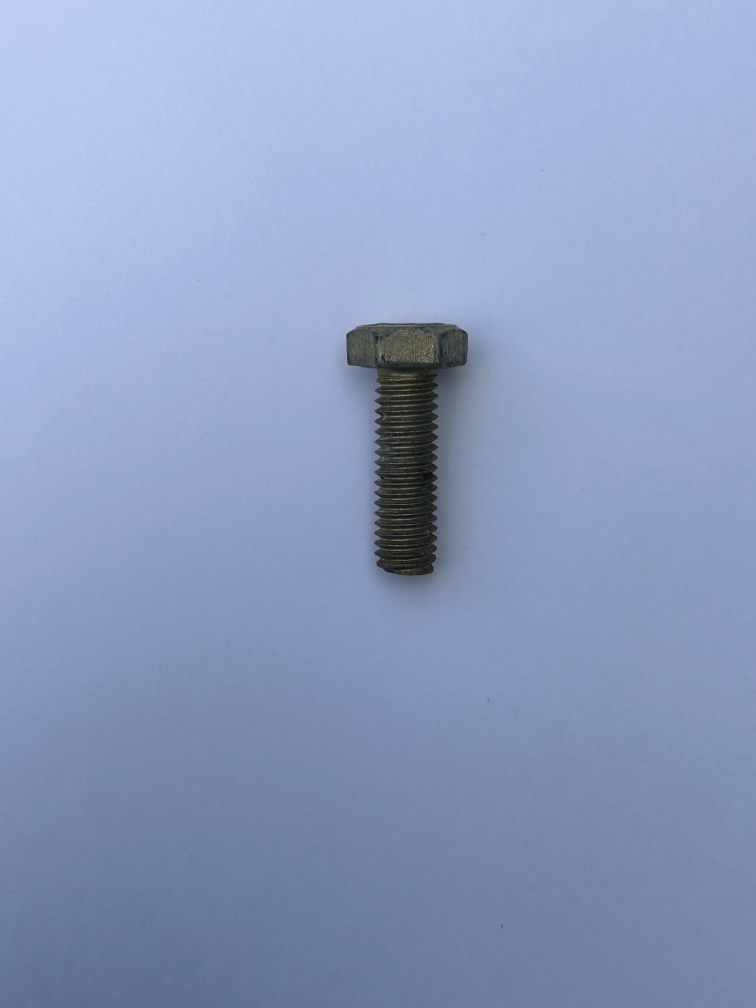
#> input picture dataset_mix/IMG_5926.jpg, 3024 x 4032 px (shown at 1/4 size)
$ python -i clasificar_una.py   (imports and definitions only)
#> lines starting #> are read from the running program, lines starting #| are printed output that depends on the picture; after the words box and inside, x2 and y2 are one past the last pixel; in counts of white or black regions, pixels touching at a corner belong together
#!/usr/bin/env python3
# -*- coding: utf-8 -*-
"""
Clasificación de UNA imagen usando el bundle entrenado:
- Carga kmeans_bundle.joblib (scaler, pca, kmeans)
- Extrae features (Hu + LBP + HSV) exactamente igual
- Predice cluster y, si existe, muestra etiqueta de cluster_to_class.json
- Guarda una máscara debug_* para verificar segmentación
Uso:
  python clasificar_una.py ruta/a/imagen.jpg
"""

import os, sys, json
import numpy as np
import cv2
from joblib import load
from skimage.feature import local_binary_pattern

# --- mismos parámetros que el entrenamiento ---
IMG_SIZE = (256, 256)
LBP_P, LBP_R, LBP_METHOD = 8, 1, "uniform"
HSV_BINS = 16

BUNDLE  = "kmeans_bundle.joblib"
MAPJSON = "cluster_to_class.json"


def preprocess_mask(gray):
    gray_eq = cv2.equalizeHist(gray)
    blur = cv2.GaussianBlur(gray_eq, (5,5), 0)
    _, th = cv2.threshold(blur, 0, 1, cv2.THRESH_BINARY_INV + cv2.THRESH_OTSU)
    th = th.astype(np.uint8)
    th = cv2.morphologyEx(th, cv2.MORPH_OPEN,  np.ones((3,3), np.uint8), iterations=1)
    th = cv2.morphologyEx(th, cv2.MORPH_CLOSE, np.ones((5,5), np.uint8), iterations=1)
    cnts, _ = cv2.findContours(th, cv2.RETR_EXTERNAL, cv2.CHAIN_APPROX_SIMPLE)
    if not cnts:
        return th
    mask = np.zeros_like(th)
    c = max(cnts, key=cv2.contourArea)
    cv2.drawContours(mask, [c], -1, 1, thickness=-1)
    return mask


def hu_moments_from_mask(mask):
    m = cv2.moments(mask.astype(np.uint8))
    hu = cv2.HuMoments(m).flatten()
    hu = -np.sign(hu) * np.log10(np.abs(hu) + 1e-12)
    return hu.astype(np.float32)


def lbp_hist(gray):
    lbp = local_binary_pattern(gray, P=LBP_P, R=LBP_R, method=LBP_METHOD)
    n_bins = LBP_P + 2
    hist, _ = np.histogram(lbp.ravel(), bins=n_bins, range=(0, n_bins), density=True)
    return hist.astype(np.float32)


def hsv_hist(bgr):
    hsv = cv2.cvtColor(bgr, cv2.COLOR_BGR2HSV)
    hs = []
    for ch in range(3):
        hist = cv2.calcHist([hsv],[ch],None,[HSV_BINS],[0, 256])
        hist = hist.flatten().astype(np.float32)
        hist = hist / (hist.sum() + 1e-12)
        hs.append(hist)
    return np.hstack(hs).astype(np.float32)


def extract_features_img(img_path):
#> called with img_path = 'dataset_mix/IMG_5926.jpg'
    img = cv2.imread(img_path)
#> img is the input picture: shape (4032, 3024, 3); mean B, G, R 192.1, 157.1, 141.5
    if img is None:
        raise SystemExit(f"No puedo leer {img_path}")
    img = cv2.resize(img, IMG_SIZE)
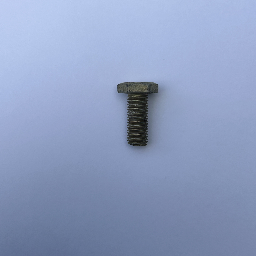
#> img: shape (256, 256, 3); mean B, G, R 192.1, 157.1, 141.5
    gray = cv2.cvtColor(img, cv2.COLOR_BGR2GRAY)
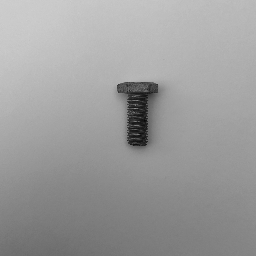
#> gray: shape (256, 256); min 7, max 206, mean 156.3
    mask = preprocess_mask(gray)
#> in preprocess_mask, `gray_eq = cv2.equalizeHist(gray)`:
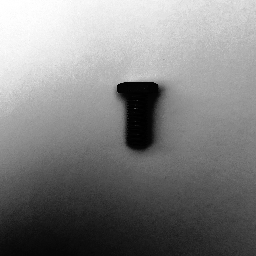
#> gray_eq: shape (256, 256); min 0, max 255, mean 128.9
#> in preprocess_mask, `_, th = cv2.threshold(blur, 0, 1, cv2.THRESH_BINARY_INV + cv2.THRESH_O..`:
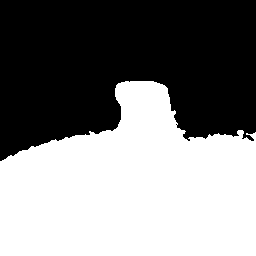
#> th: shape (256, 256); values 0 (black) and 1 (white), 50.5% white; 1 black region, box (x1, y1, x2, y2) and area: (0, 0, 256, 161) 32459
#> in preprocess_mask, `th = cv2.morphologyEx(th, cv2.MORPH_OPEN,  np.ones((3,3), np.uint8), i..`: th: shape (256, 256); values 0 (black) and 1 (white), 50.4% white; 1 black region, box (x1, y1, x2, y2) and area: (0, 0, 256, 161) 32489
#> in preprocess_mask, `th = cv2.morphologyEx(th, cv2.MORPH_CLOSE, np.ones((5,5), np.uint8), i..`:
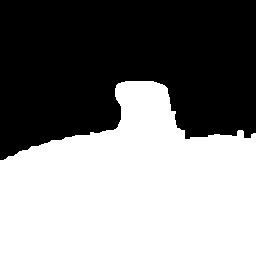
#> th: shape (256, 256); values 0 (black) and 1 (white), 50.5% white; 1 black region
#> in preprocess_mask, `cnts, _ = cv2.findContours(th, cv2.RETR_EXTERNAL, cv2.CHAIN_APPROX_SIM..`: cnts = 1 contour; box (x1, y1, x2, y2) and area: (0, 81, 256, 256) 32694
#> in preprocess_mask, `c = max(cnts, key=cv2.contourArea)`: c = contour of 128 points, box (x1, y1, x2, y2) (0, 81, 256, 256), area 32694

    hu  = hu_moments_from_mask(mask)
#> in hu_moments_from_mask, `m = cv2.moments(mask.astype(np.uint8))`: m = moments, m00 33110, centre m10/m00, m01/m00 = (131.6, 188.6)
#> in hu_moments_from_mask, `hu = cv2.HuMoments(m).flatten()`: hu = [0.198, 0.00922, 0.00074, 1.9e-05, 1.13e-09, 3.35e-07, 1.94e-09]
#> in hu_moments_from_mask, `hu = -np.sign(hu) * np.log10(np.abs(hu) + 1e-12)`: hu = [0.703, 2.04, 3.13, 4.72, 8.95, 6.47, 8.71]
#> hu = [0.703, 2.04, 3.13, 4.72, 8.95, 6.47, 8.71]
    lbp = lbp_hist(gray)
#> in lbp_hist, `lbp = local_binary_pattern(gray, P=LBP_P, R=LBP_R, method=LBP_METHOD)`:
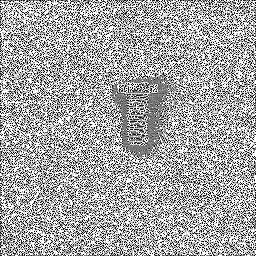
#> lbp: shape (256, 256) float64; min 0, max 9, mean 5.81; drawn with min black and max white
#> in lbp_hist, `hist, _ = np.histogram(lbp.ravel(), bins=n_bins, range=(0, n_bins), de..`: hist = [0.0929, 0.0929, 0.0328, 0.0469, 0.0437, 0.0627, 0.0625, 0.12, 0.206, 0.24]
#> lbp has the same summary as hist in lbp_hist
    hsv = hsv_hist(img)
#> in hsv_hist, `hsv = cv2.cvtColor(bgr, cv2.COLOR_BGR2HSV)`: hsv: shape (256, 256, 3); mean H, S, V 109.6, 67.5, 192.1
#> after the loop in hsv_hist, `for ch in range(3):`: hs = 3 items
#> hsv = 48 values, max 0.779 at index 6, min 0 at index 8, mean 0.0625
    feat = np.hstack([hu, lbp, hsv]).astype(np.float32)
#> feat = 65 values, max 8.95 at index 4, min 0 at index 25, mean 0.596

    base = os.path.splitext(os.path.basename(img_path))[0]
    cv2.imwrite(f"debug_mask_{base}.png", (mask*255).astype("uint8"))
    return feat


def main():
    if len(sys.argv) < 2:
        print("Uso: python clasificar_una.py ruta/a/imagen.jpg")
        sys.exit(1)
    img_path = sys.argv[1]
    if not os.path.exists(img_path):
        raise SystemExit(f"No existe: {img_path}")

    if not os.path.exists(BUNDLE):
        raise SystemExit("No encuentro kmeans_bundle.joblib. Corré primero kmeans_mejorado.py")

    bundle = load(BUNDLE)
    scaler = bundle["scaler"]
    pca    = bundle["pca"]
    kmeans = bundle["kmeans"]

    x  = extract_features_img(img_path).reshape(1, -1)
    xs = scaler.transform(x)
    xf = pca.transform(xs) if pca is not None else xs

    lab = int(kmeans.predict(xf)[0])
    dists = kmeans.transform(xf)[0]

    # nombre de clase, si existe mapping
    name = f"cluster_{lab}"
    if os.path.exists(MAPJSON):
        with open(MAPJSON, "r", encoding="utf-8") as f:
            m = json.load(f)
        # lookup robusto (admite "2" o 2 como clave)
        name = m.get(str(lab), m.get(lab, name))

    print("\n== Clasificación ==")
    print("Imagen:", img_path)
    print("Cluster predicho:", lab)
    print("Etiqueta:", name)
    print("Distancias a centroides (menor = mejor):")
    # si el mapping tiene 4 entradas, las muestro en orden 0..3
    for i, d in enumerate(dists):
        print(f"  {i}: {d:.6f}")
    print("\nSe guardó la máscara como debug_mask_*.png (verificá segmentación).")


# [2 lines not run here, left out]

>>> result = extract_features_img('dataset_mix/IMG_5926.jpg')
#> result has the same summary as feat in extract_features_img

$ run again, on dataset_mix/IMG_5928.jpg
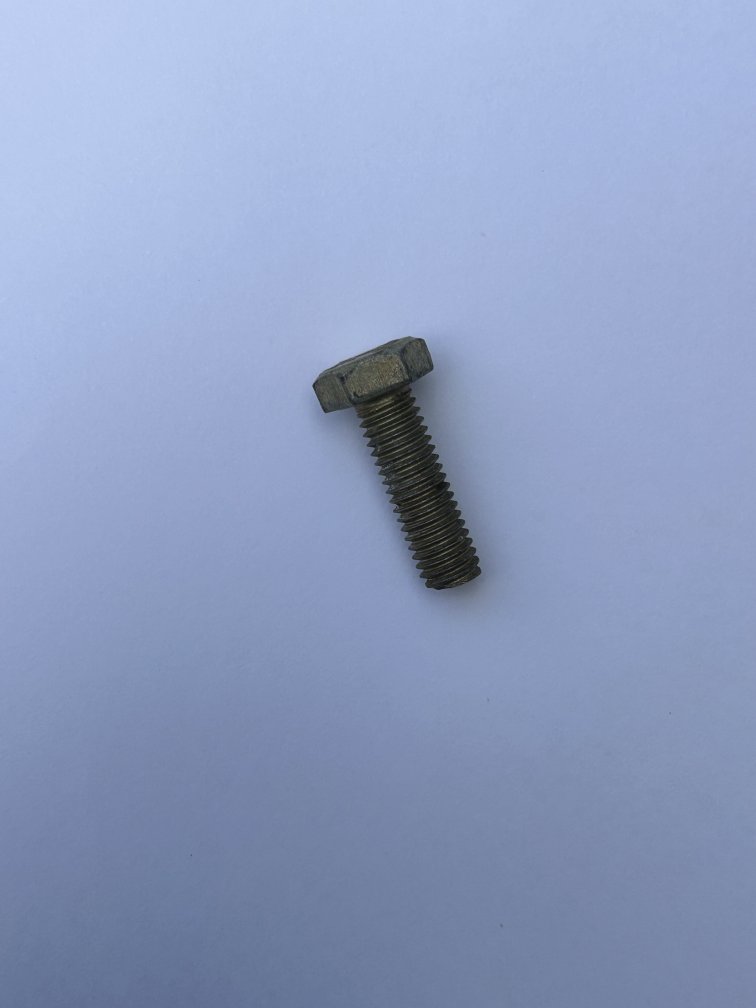
#> input picture dataset_mix/IMG_5928.jpg, 3024 x 4032 px (shown at 1/4 size)
#> in extract_features_img, img is the input picture: shape (4032, 3024, 3); mean B, G, R 193.5, 157.9, 142.4
#> img: shape (256, 256, 3)
#> in preprocess_mask, `_, th = cv2.threshold(blur, 0, 1, cv2.THRESH_BINARY_INV + cv2.THRESH_O..`:
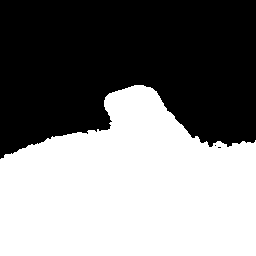
#> th: shape (256, 256); values 0 (black) and 1 (white), 50.3% white; 3 black regions (2 under 20 px), largest, box (x1, y1, x2, y2) and area: (0, 0, 256, 159) 32596
#> cnts = 1 contour; box (x1, y1, x2, y2) and area: (0, 85, 256, 256) 32550
#> c = contour of 138 points, box (x1, y1, x2, y2) (0, 85, 256, 256), area 32550
#> m = moments, m00 32943, centre m10/m00, m01/m00 = (129.3, 189.2)
#> in hu_moments_from_mask, `hu = cv2.HuMoments(m).flatten()`: hu = [0.196, 0.00922, 0.000679, 1.84e-05, -1.4e-09, -1.34e-06, 1.51e-09]
#> in hu_moments_from_mask, `hu = -np.sign(hu) * np.log10(np.abs(hu) + 1e-12)`: hu = [0.708, 2.04, 3.17, 4.74, -8.85, -5.87, 8.82]
#> in lbp_hist, `lbp = local_binary_pattern(gray, P=LBP_P, R=LBP_R, method=LBP_METHOD)`:
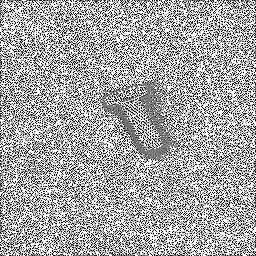
#> lbp: shape (256, 256) float64; min 0, max 9, mean 5.8; drawn with min black and max white
#> in lbp_hist, `hist, _ = np.histogram(lbp.ravel(), bins=n_bins, range=(0, n_bins), de..`: hist = [0.0971, 0.0935, 0.0344, 0.045, 0.0415, 0.0563, 0.0632, 0.118, 0.206, 0.245]
#> in extract_features_img, `lbp = lbp_hist(gray)`: lbp has the same summary as hist in lbp_hist
#> after the loop in hsv_hist, `for ch in range(3):`: hs = 3 items
#> in extract_features_img, `hsv = hsv_hist(img)`: hsv = 48 values, max 0.712 at index 20, min 0 at index 11, mean 0.0625
#> feat = 65 values, max 8.82 at index 6, min -8.85 at index 4, mean 0.134
#> result has the same summary as feat in extract_features_img
